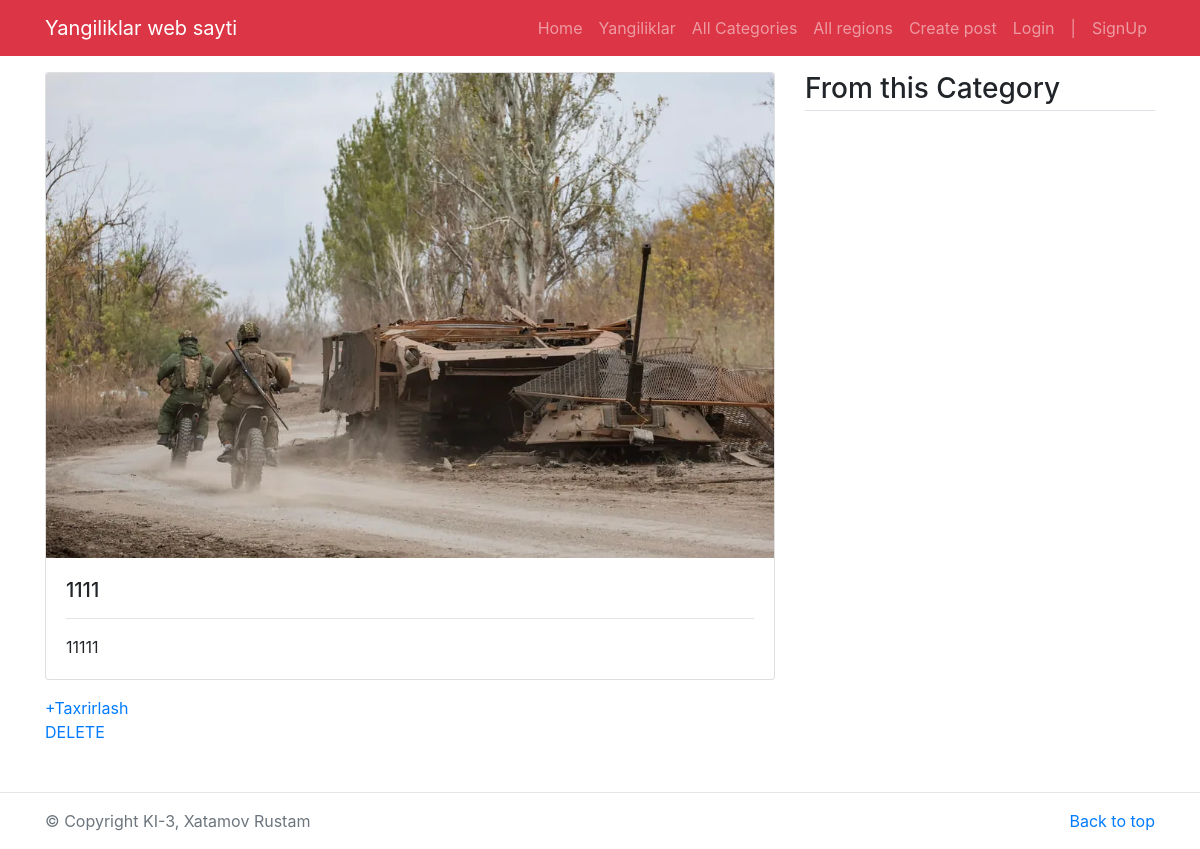
/detail/1, run on the app's committed database.
### app/models.py (models this page shows, shortened)
class News(models.Model):
    category = models.ForeignKey(Category, on_delete=models.CASCADE, blank=True, null=True)
    region = models.ForeignKey(Region, on_delete=models.CASCADE, blank=True, null=True)
    title = models.CharField(max_length=200)
    body = models.TextField()
    date = models.DateField(auto_now=True)
    image = models.ImageField(upload_to='image/')
    author = models.ForeignKey(settings.AUTH_USER_MODEL, on_delete=models.CASCADE)

### app/views.py (the view)
# urls.py: path('detail/<int:id>', detail, name='detail'),
def detail(request, id):
    news = News.objects.get(id=id)
    category = Category.objects.get(id=news.category.id)
    rel_news = News.objects.filter(category=category).exclude(id=id)
    context = {'news': news,
               'category': category,
               'rel_news': rel_news}
    return render(request, 'detail.html', context)

### templates/detail.html (shortened to what this page needs)
{% extends 'base.html' %}
{% block content%}
<main class="container mt-3 mb-5">
	<div class="row my-3">
		<div class="col-md-8">
			<div class="card mb-3">
                 <img src="/media/{{news.image}}" class="card-img-top" alt="{{news.title}}">
			  <div class="card-body">
			    <h5 class="card-title">{{news.title}}</h5>
			    <hr/>
			    <p class="card-text">{{news.body}}</p>
			  </div>
			</div>
			<a href="{% url 'edit_post' news.pk %}"> +Taxrirlash </a><br>
			<a href="{% url 'delete_post' news.pk %}"> DELETE </a>
		</div>
		<div class="col-md-4">
			<h3 class="mb-3 border-bottom pb-1">From this Category</h3>
		</div>
	</div>
</main>
{% endblock%}

### data on the page
News: image (picture), title "1111", body "11111"
